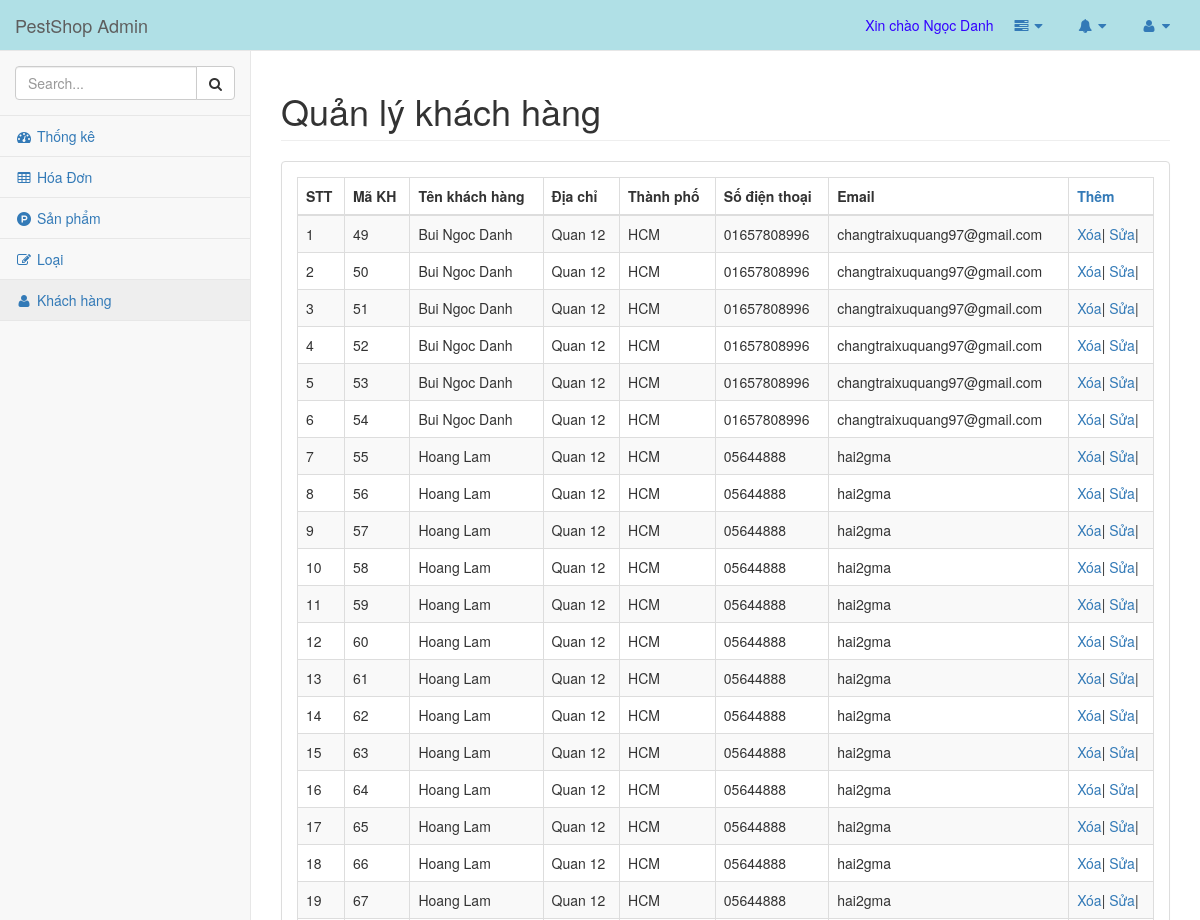
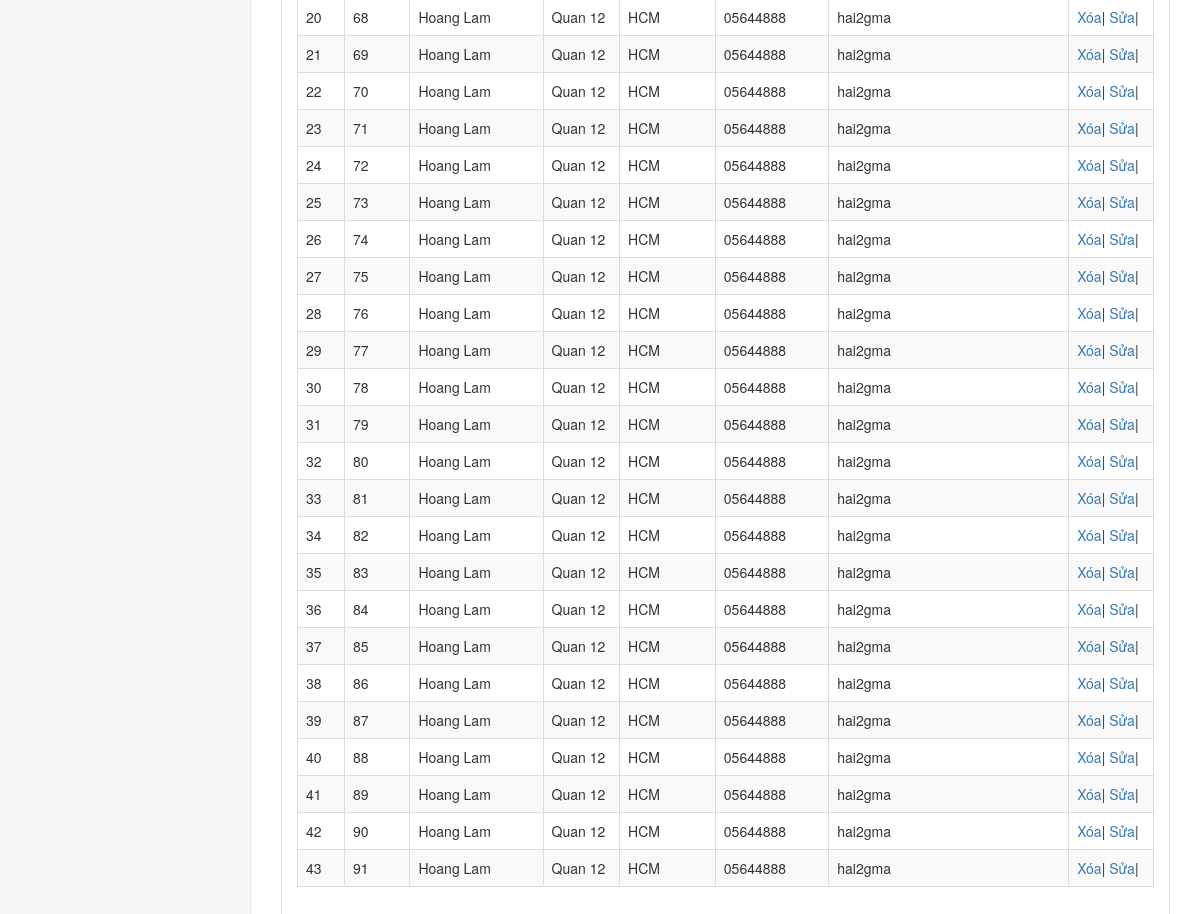
Screenshot of /admin/admin.php?mod=KhachHang (signed in) with the database file from the repository (2 pictures, top to bottom).
### tables this page shows
CREATE TABLE `khachhang` (
  `IDKhachHang` int(11) NOT NULL,
  `TenKhachHang` varchar(50) NOT NULL,
  `DiaChi` varchar(100) NOT NULL,
  `ThanhPho` varchar(50) NOT NULL,
  `SoDienThoai` varchar(20) NOT NULL,
  `Email` varchar(50) NOT NULL,
  `IDUser` int(11) DEFAULT NULL
);

### admin/pages/KhachHang.php (the view, shortened to what this page needs)
<div id="wrapper">
      <div id="page-wrapper">
          <div class="row">
              <div class="col-lg-12">
                  <h1 class="page-header">Quản lý khách hàng</h1>
              </div>
          </div>
          <div class="row">
              <div class="col-lg-12">
                  <div class="panel panel-default">
                      <div class="panel-body">
                          <table width="100%" class="table table-striped table-bordered table-hover" id="dataTables-example">
                              <thead>
                                  <th>STT</th>
                                      <th>Mã KH</th>
                                      <th>Tên khách hàng</th>
                                      <th>Địa chỉ</th>
                                      <th>Thành phố</th>
                                      <th>Số điện thoại</th>
                                      <th>Email</th>
                                      <th><a href="?mod=KhachHang_Them">Thêm</a></th>
                              </thead>
                              <tbody>
                              <?php
                              $kq=mysqli_query($link,"select * from KhachHang");
                              $i=1;
                              while($dskh=mysqli_fetch_array($kq)) {
                              ?>
                                  <tr>
                                      <td><?php echo $i++; ?></td>
                                      <td>
                                         <?php echo $dskh['IDKhachHang']; ?>
                                      </td>
                                      <td><?php echo $dskh['TenKhachHang']; ?></td>
                                      <td ><?php echo $dskh['DiaChi']; ?></td>
                                      <td><?php echo $dskh['ThanhPho']; ?></td>
                                      <td><?php echo $dskh['SoDienThoai']; ?></td>
                                      <td><?php echo $dskh['Email']; ?></td>
                                      <td><a onclick="return confirm('Bạn có muốn xóa không!');" href="pages/process.php?KachHang_Xoa=<?php echo $dskh['IDKhacHang']; ?>">Xóa</a>|
                                       <a href="?mod=KhachHang_Sua&idhd=<?php echo $dskh['IDKhacHang'];?>">Sửa</a>|
                                       </td>
                                  </tr>
                              <?php } ?>
                              </tbody>
                          </table>
                      </div>
                  </div>
              </div>
          </div>
      </div>
  </div>

### rows the page displays
khachhang: IDKhachHang "49", TenKhachHang "Bui Ngoc Danh", DiaChi "Quan 12", ThanhPho "HCM", SoDienThoai "01657808996", Email "changtraixuquang97@gmail.com"
khachhang: IDKhachHang "50", TenKhachHang "Bui Ngoc Danh", DiaChi "Quan 12", ThanhPho "HCM", SoDienThoai "01657808996", Email "changtraixuquang97@gmail.com"
khachhang: IDKhachHang "51", TenKhachHang "Bui Ngoc Danh", DiaChi "Quan 12", ThanhPho "HCM", SoDienThoai "01657808996", Email "changtraixuquang97@gmail.com"
khachhang: IDKhachHang "52", TenKhachHang "Bui Ngoc Danh", DiaChi "Quan 12", ThanhPho "HCM", SoDienThoai "01657808996", Email "changtraixuquang97@gmail.com"
khachhang: IDKhachHang "53", TenKhachHang "Bui Ngoc Danh", DiaChi "Quan 12", ThanhPho "HCM", SoDienThoai "01657808996", Email "changtraixuquang97@gmail.com"
khachhang: IDKhachHang "54", TenKhachHang "Bui Ngoc Danh", DiaChi "Quan 12", ThanhPho "HCM", SoDienThoai "01657808996", Email "changtraixuquang97@gmail.com"
khachhang: IDKhachHang "55", TenKhachHang "Hoang Lam", DiaChi "Quan 12", ThanhPho "HCM", SoDienThoai "05644888", Email "hai2gma"
khachhang: IDKhachHang "56", TenKhachHang "Hoang Lam", DiaChi "Quan 12", ThanhPho "HCM", SoDienThoai "05644888", Email "hai2gma"
khachhang: IDKhachHang "57", TenKhachHang "Hoang Lam", DiaChi "Quan 12", ThanhPho "HCM", SoDienThoai "05644888", Email "hai2gma"
khachhang: IDKhachHang "58", TenKhachHang "Hoang Lam", DiaChi "Quan 12", ThanhPho "HCM", SoDienThoai "05644888", Email "hai2gma"
khachhang: IDKhachHang "59", TenKhachHang "Hoang Lam", DiaChi "Quan 12", ThanhPho "HCM", SoDienThoai "05644888", Email "hai2gma"
khachhang: IDKhachHang "60", TenKhachHang "Hoang Lam", DiaChi "Quan 12", ThanhPho "HCM", SoDienThoai "05644888", Email "hai2gma"
khachhang: IDKhachHang "61", TenKhachHang "Hoang Lam", DiaChi "Quan 12", ThanhPho "HCM", SoDienThoai "05644888", Email "hai2gma"
khachhang: IDKhachHang "62", TenKhachHang "Hoang Lam", DiaChi "Quan 12", ThanhPho "HCM", SoDienThoai "05644888", Email "hai2gma"
khachhang: IDKhachHang "63", TenKhachHang "Hoang Lam", DiaChi "Quan 12", ThanhPho "HCM", SoDienThoai "05644888", Email "hai2gma"
khachhang: IDKhachHang "64", TenKhachHang "Hoang Lam", DiaChi "Quan 12", ThanhPho "HCM", SoDienThoai "05644888", Email "hai2gma"
khachhang: IDKhachHang "65", TenKhachHang "Hoang Lam", DiaChi "Quan 12", ThanhPho "HCM", SoDienThoai "05644888", Email "hai2gma"
khachhang: IDKhachHang "66", TenKhachHang "Hoang Lam", DiaChi "Quan 12", ThanhPho "HCM", SoDienThoai "05644888", Email "hai2gma"
khachhang: IDKhachHang "67", TenKhachHang "Hoang Lam", DiaChi "Quan 12", ThanhPho "HCM", SoDienThoai "05644888", Email "hai2gma"
khachhang: IDKhachHang "68", TenKhachHang "Hoang Lam", DiaChi "Quan 12", ThanhPho "HCM", SoDienThoai "05644888", Email "hai2gma"
khachhang: IDKhachHang "69", TenKhachHang "Hoang Lam", DiaChi "Quan 12", ThanhPho "HCM", SoDienThoai "05644888", Email "hai2gma"
khachhang: IDKhachHang "70", TenKhachHang "Hoang Lam", DiaChi "Quan 12", ThanhPho "HCM", SoDienThoai "05644888", Email "hai2gma"
khachhang: IDKhachHang "71", TenKhachHang "Hoang Lam", DiaChi "Quan 12", ThanhPho "HCM", SoDienThoai "05644888", Email "hai2gma"
khachhang: IDKhachHang "72", TenKhachHang "Hoang Lam", DiaChi "Quan 12", ThanhPho "HCM", SoDienThoai "05644888", Email "hai2gma"
khachhang: IDKhachHang "73", TenKhachHang "Hoang Lam", DiaChi "Quan 12", ThanhPho "HCM", SoDienThoai "05644888", Email "hai2gma"
khachhang: IDKhachHang "74", TenKhachHang "Hoang Lam", DiaChi "Quan 12", ThanhPho "HCM", SoDienThoai "05644888", Email "hai2gma"
khachhang: IDKhachHang "75", TenKhachHang "Hoang Lam", DiaChi "Quan 12", ThanhPho "HCM", SoDienThoai "05644888", Email "hai2gma"
khachhang: IDKhachHang "76", TenKhachHang "Hoang Lam", DiaChi "Quan 12", ThanhPho "HCM", SoDienThoai "05644888", Email "hai2gma"
khachhang: IDKhachHang "77", TenKhachHang "Hoang Lam", DiaChi "Quan 12", ThanhPho "HCM", SoDienThoai "05644888", Email "hai2gma"
khachhang: IDKhachHang "78", TenKhachHang "Hoang Lam", DiaChi "Quan 12", ThanhPho "HCM", SoDienThoai "05644888", Email "hai2gma"
khachhang: IDKhachHang "79", TenKhachHang "Hoang Lam", DiaChi "Quan 12", ThanhPho "HCM", SoDienThoai "05644888", Email "hai2gma"
khachhang: IDKhachHang "80", TenKhachHang "Hoang Lam", DiaChi "Quan 12", ThanhPho "HCM", SoDienThoai "05644888", Email "hai2gma"
khachhang: IDKhachHang "81", TenKhachHang "Hoang Lam", DiaChi "Quan 12", ThanhPho "HCM", SoDienThoai "05644888", Email "hai2gma"
khachhang: IDKhachHang "82", TenKhachHang "Hoang Lam", DiaChi "Quan 12", ThanhPho "HCM", SoDienThoai "05644888", Email "hai2gma"
khachhang: IDKhachHang "83", TenKhachHang "Hoang Lam", DiaChi "Quan 12", ThanhPho "HCM", SoDienThoai "05644888", Email "hai2gma"
khachhang: IDKhachHang "84", TenKhachHang "Hoang Lam", DiaChi "Quan 12", ThanhPho "HCM", SoDienThoai "05644888", Email "hai2gma"
khachhang: IDKhachHang "85", TenKhachHang "Hoang Lam", DiaChi "Quan 12", ThanhPho "HCM", SoDienThoai "05644888", Email "hai2gma"
khachhang: IDKhachHang "86", TenKhachHang "Hoang Lam", DiaChi "Quan 12", ThanhPho "HCM", SoDienThoai "05644888", Email "hai2gma"
khachhang: IDKhachHang "87", TenKhachHang "Hoang Lam", DiaChi "Quan 12", ThanhPho "HCM", SoDienThoai "05644888", Email "hai2gma"
khachhang: IDKhachHang "88", TenKhachHang "Hoang Lam", DiaChi "Quan 12", ThanhPho "HCM", SoDienThoai "05644888", Email "hai2gma"
khachhang: IDKhachHang "89", TenKhachHang "Hoang Lam", DiaChi "Quan 12", ThanhPho "HCM", SoDienThoai "05644888", Email "hai2gma"
khachhang: IDKhachHang "90", TenKhachHang "Hoang Lam", DiaChi "Quan 12", ThanhPho "HCM", SoDienThoai "05644888", Email "hai2gma"
khachhang: IDKhachHang "91", TenKhachHang "Hoang Lam", DiaChi "Quan 12", ThanhPho "HCM", SoDienThoai "05644888", Email "hai2gma"

### other values shown
$_SESSION['login']['TenNV'] "Ngọc Danh"
